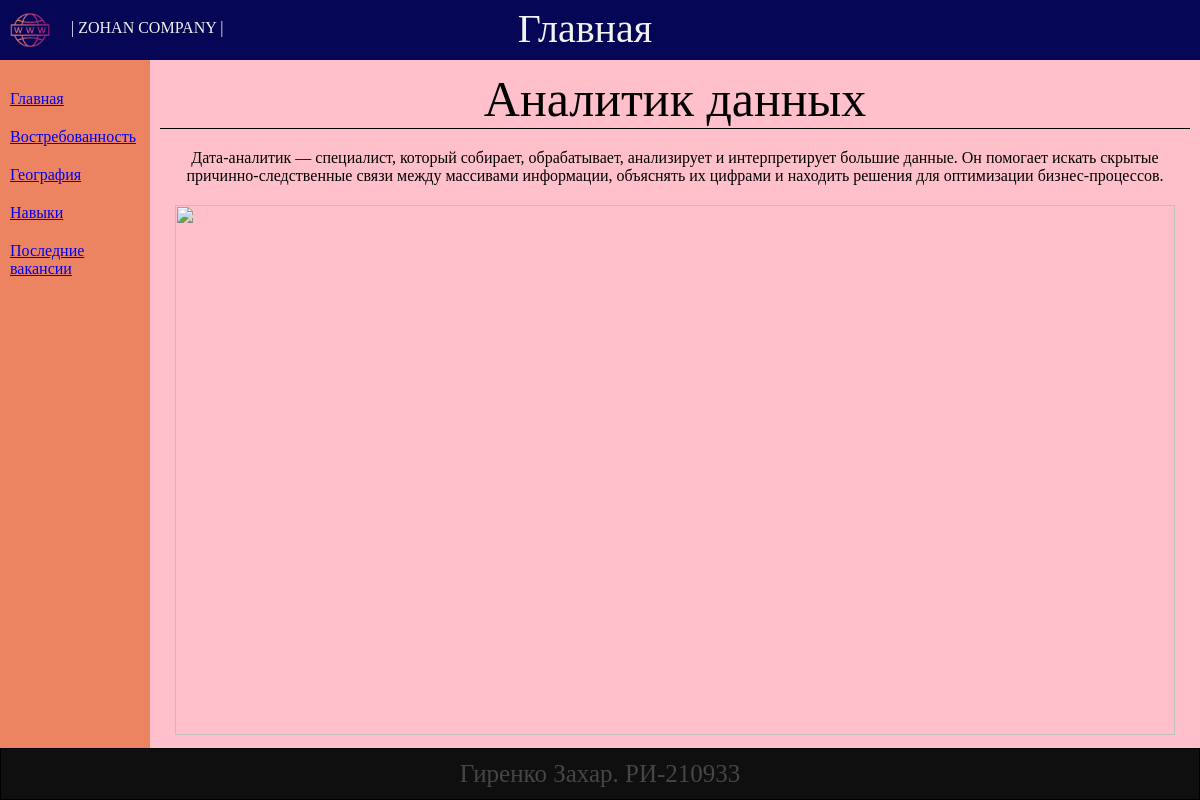
The page / on the database its author committed.
### app/models.py (models this page shows, shortened)
class HomePageInfo(models.Model):
    title = models.CharField('Заголовок', max_length = 30)
    description = models.TextField('Описание профессии')
    image = models.ImageField('Изображение', upload_to='app/static/images/')
    class Meta:
        verbose_name = 'Контент: главная страница'
        verbose_name_plural = 'Контент: главная страница'

### app/views.py (the view)
# urls.py: path('', views.index),
def index(request):
    print(BASE_DIR)
    data = app.models.HomePageInfo.objects.all()[0]
    image = str(data.image)[4:]
    print(image)
    return render(request, 'index.html', {
        'title':data.title,
        'description':data.description,
        'image':image
    })

### app/templates/index.html (shortened to what this page needs)
{% extends "base.html" %}
{% block header %}Главная{% endblock header %}
{% block content%}
<div class="IndexName"> {{ title }} </div>
<div class="IndexDescription"> {{ description }} </div>
<img src="{{image}}" class="IndexImage">
{% endblock content %}

### app/templates/base.html (shortened to what this page needs)
<!DOCTYPE html>
{% load static %}
<html>
<head>
    <link rel="stylesheet" type="text/css" href="{% static 'css/style.css' %}" />
</head>
<body>
    <div class="header">
        <div class="logo">
            <img src="static/images/logo.png" height="50px">
            <a>| ZOHAN COMPANY |</a>
        </div>
        <div class="title">{% block header %}{% endblock header %}</div>
    </div>
    <div class="midle">
        <div class="menu">
            <a href="/" class="menuBtn">Главная</a>
            <a href="relevance" class="menuBtn">Востребованность</a>
            <a href="geography" class="menuBtn">География</a>
            <a href="skills" class="menuBtn">Навыки</a>
            <a href="last_vacansies" class="menuBtn">Последние вакансии</a>
        </div>
        <div class="content">
            <div>{% block content%}{% endblock content %}</div>
        </div>
    </div>
    <div class="footer">
        <div class="footerInfo">Гиренко Захар. РИ-210933</div>
    </div>
</body>
</html>

### app/static/css/style.css (style rules this page uses)
body { margin: 0; width: 100vw; height: 100%; }
.header { height: 50px; background-color: #f1f1f1; padding: 5px; text-align: center; background-color: rgb(6, 6, 86); }
.header a { float: left; display: block; color: #f2f2f2; text-align: center; padding: 14px 16px; text-decoration: none; }
.logo { float: left; display: flex; width: 300px; }
.title { position: absolute; font-size: 40px; width: calc(100vw - 40px); float: left; display: block; color: #f2f2f2; text-align: center; }
.midle { display: inline-block; height: 100%; width: 100%; height: calc(100vh - 112px); }
.menu { padding: 10px; background-color: rgb(237, 132, 97); width: 130px; height: calc(100% - 20px); display: inline-block; }
.menuBtn { display: block; margin-top: 20px; }
.content { position: absolute; background-color: pink; width: calc(100% - 150px); height: calc(100% - 112px); display: inline-block; overflow: scroll; }
.footer { color: rgb(70, 70, 70); display: flex; border: 1px solid black; height: 50px; bottom: 0; background-color: rgb(15, 15, 15); }
.footerInfo { font-size: 25px; margin: auto; }
.IndexName { margin: 10px; font-size: 50px; text-align: center; border-bottom: 1px solid black; }
.IndexDescription { text-align: center; margin: 20px; }
.IndexImage { margin-left: 25px; margin-right: 25px; height: calc(100vh - 270px); width: calc(100vw - 200px); }

### rows shown on the page
HomePageInfo: title "Аналитик данных", description "Дата-аналитик — специалист, который собирает, обрабатывает, анализирует и интерпретирует большие данные. Он помогает искать скрытые причинно-следственные связи между массивами информации, объяснять их цифрами и находить решения для оптимизации бизнес-процессов."
